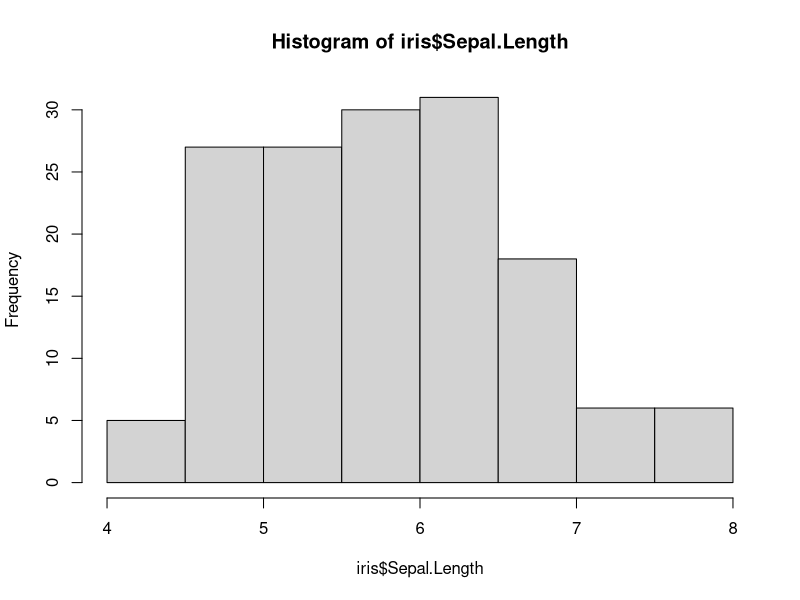
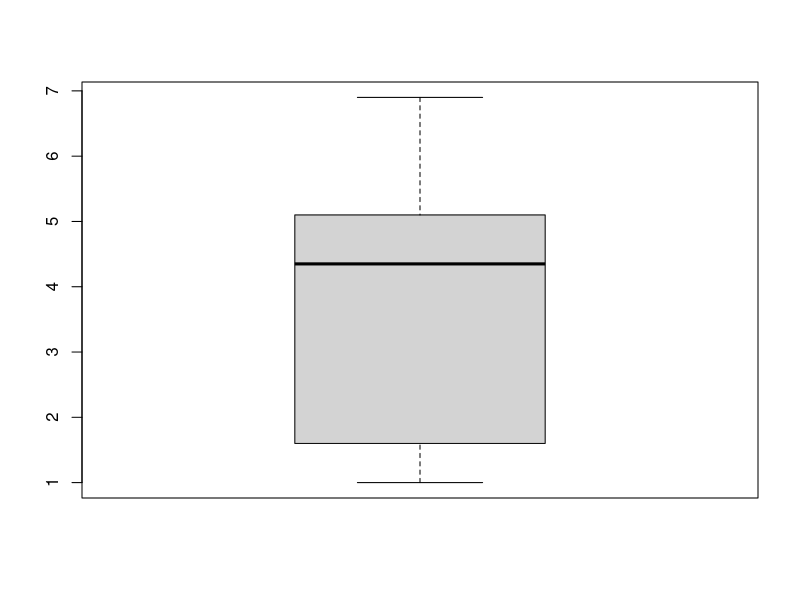

The R source for these figures, in order:
library(datasets)

#get data
d= data(iris)  

#read data
names(iris)   #attribute names
dim(iris)     #rows and col
str(iris)     #details of dataset

min(iris$Sepal.Length)    #gives minimum value. $ acts like dor operator
max(iris$Sepal.Length)    #gives max value. $ acts like dor operator

summary(iris)

#--------------Histogram--------------
hist(iris$Sepal.Length)     #pass any column of your choice

#--------------Boxplot----------------
boxplot(iris$Petal.Length)
#boxplot(iris[,-5])    #exclude fifth column


